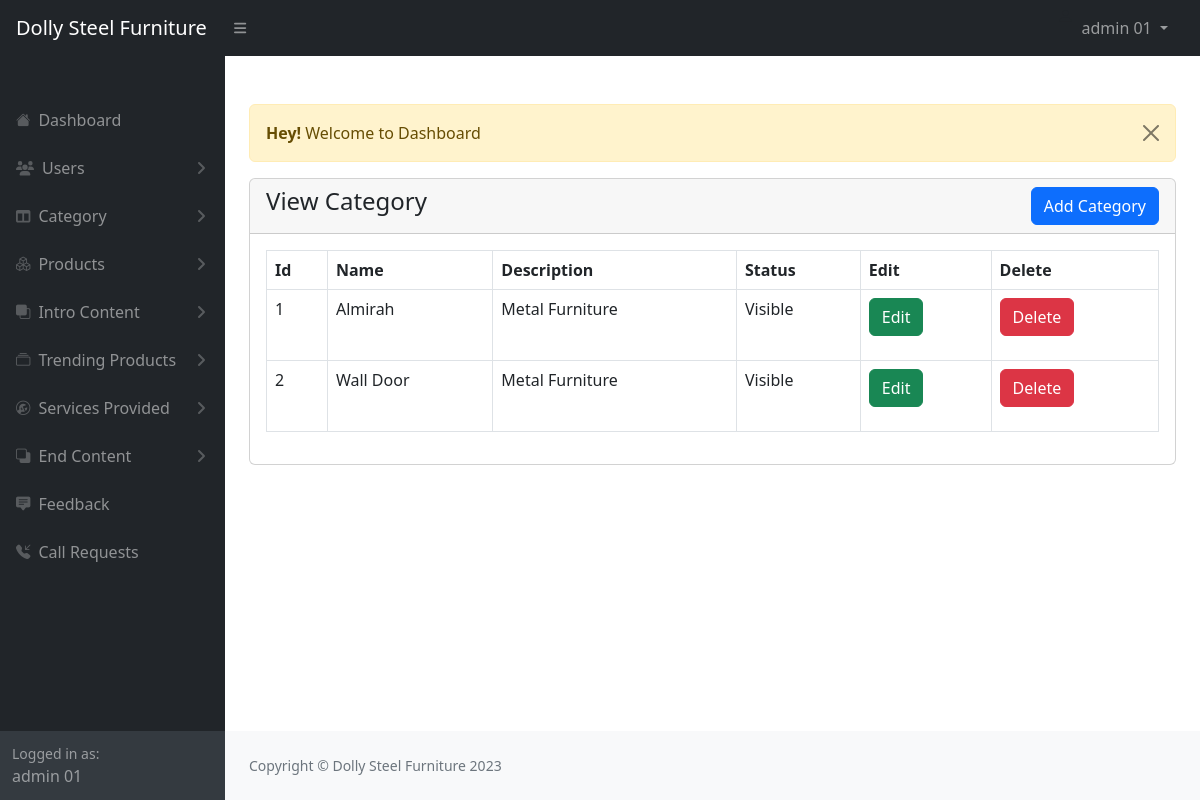
/admin/view-category.php (signed in), run on the app's committed database.
### tables this page shows
CREATE TABLE `categories` (
  `id` int(11) NOT NULL,
  `name` varchar(191) NOT NULL,
  `slug` varchar(191) NOT NULL,
  `description` text DEFAULT NULL,
  `meta_title` varchar(191) NOT NULL,
  `meta_description` mediumtext DEFAULT NULL,
  `meta_keyword` mediumtext DEFAULT NULL,
  `navbar_status` tinyint(1) DEFAULT 0,
  `status` tinyint(1) DEFAULT 0,
  `created_at` timestamp NULL DEFAULT current_timestamp()
);

### admin/view-category.php (the view, shortened to what this page needs)
<?php
      include("./includes/header.php");
?>
<div class="container-fluid px-4">
      <div class="row">
            <div class="col-md-12">
                  <?php include('./message.php'); ?>
                  <div class="card">
                        <div class="card-header">
                              <h4>View Category
                                    <a href="./add-category.php" class="btn btn-primary float-end">Add Category</a>
                              </h4>
                        </div>
                        <div class="card-body">
                        <div class="table-responsive">
                              <table class="table table table-bordered table-stripe">
                                    <thead>
                                          <tr>
                                                <th>Id</th>
                                                <th>Name</th>
                                                <th>Description</th>
                                                <th>Status</th>
                                                <th>Edit</th>
                                                <th>Delete</th>
                                          </tr>
                                    </thead>
                                    <tbody>
                                    <?php
                                          $category = "SELECT * FROM categories";
                                          $category_run = mysqli_query($con, $category);
                                          if(mysqli_num_rows($category_run) > 0){
                                                foreach($category_run as $item){
                                                      ?>
                                                      <tr>
                                                            <td> <?= $item['id']; ?> </td>
                                                            <td> <?= $item['name']; ?> </td>
                                                            <td> <?= $item['description']; ?> </td>
                                                            <td> <?php if($item['status'] == '1'){echo 'Hidden';} else{echo 'Visible';} ?>
                                                            </td>
                                                            <td> <a href="./edit-category.php?id=<?= $item['id']; ?>" class="btn btn-success">Edit</a> </td>
                                                            <td>
                                                                  <form action="./code.php" method="POST">
                                                                        <button type="submit" name="delete_category" value="<?= $item['id'];?>" class="btn btn-danger">Delete</button>
                                                                  </form>
                                                            </td>
                                                      </tr>
                                                      <?php
                                                }
                                          }
                                          else{
                                                ?>
                                                      <tr>
                                                            <td colspan="5">No Record Found</td>
                                                      </tr>
                                                <?php
                                          }
                                    ?>
                                    </tbody>
                              </table>
                        </div>
                        </div>
                  </div>
            </div>
      </div>
</div>
<?php
      include("./includes/footer.php");
      include("./includes/scripts.php");
?>

### data on the page
categories: id "1", name "Almirah", description "Metal Furniture", status "Visible"
categories: id "2", name "Wall Door", description "Metal Furniture", status "Visible"

### other printed values
$_SESSION['auth_user']['user_name'] "admin 01"
$_SESSION['message'] "Welcome to Dashboard"
